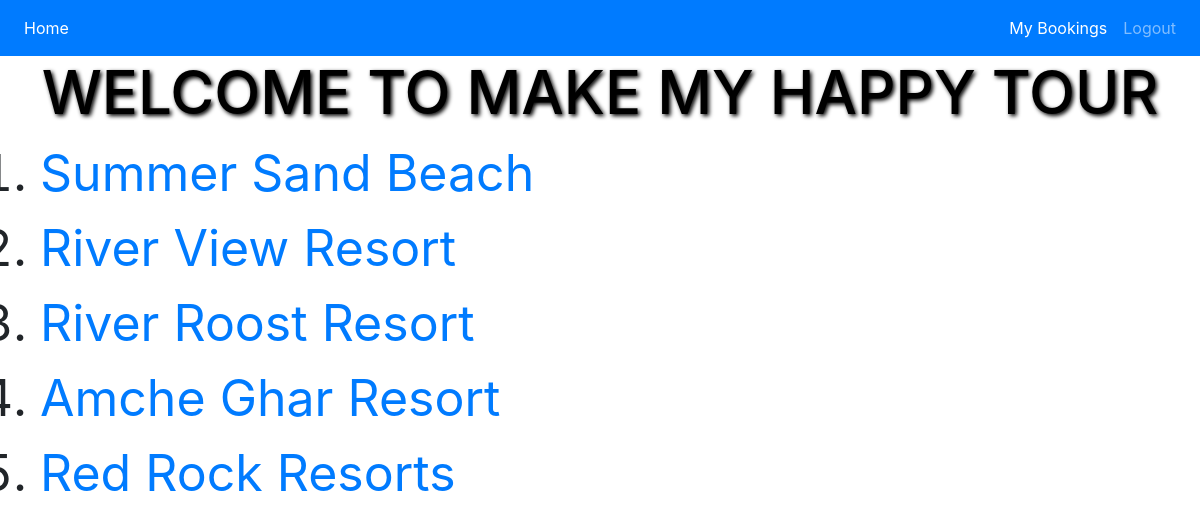
The page /mainapp/home (signed in) on the database its author committed.
### mainapp/models.py (models this page shows, shortened)
class Resorts(models.Model):
    name = models.CharField(max_length=30)
    base = models.IntegerField()
    adult = models.IntegerField()
    child = models.IntegerField()
    address = models.CharField(max_length=100)
    description = models.CharField(max_length=1200)
    rating = models.IntegerField()
    phone = models.CharField(max_length=20)
    picurl = models.CharField(max_length=100)

### mainapp/views.py (the view)
# urls.py: 2. Add a URL to urlpatterns:  path('', views.home, name='home')
@login_required
def home(req):
    context={
        'objects':Resorts.objects.all()
    }
    return render(req,'mainapp/Home.html',context)

### template/mainapp/Home.html (shortened to what this page needs)
<!DOCTYPE html>
{% load static %}
<html lang="en" dir="ltr">
  <head>
    <link rel="stylesheet" href="https://stackpath.bootstrapcdn.com/bootstrap/4.4.1/css/bootstrap.min.css">
    <link rel="stylesheet" href="{% static "css/Home.css" %}">
  </head>
  <body>
    <nav  class="navbar navbar-expand-lg navbar-dark bg-primary">
      <div class="collapse navbar-collapse" id="navbarText">
        <ul class="navbar-nav mr-auto">
          <li class="nav-item active">
            <a class="nav-link" href="{% url 'mainapp:home' %}">Home<span class="sr-only">(current)</span></a>
          </li>
        </ul>
        <ul class="navbar-nav ml-auto">
          <li class="nav-item active">
            <a class="nav-link" href="{% url 'mainapp:mybookings' %}">My Bookings </a>
          </li>
          <li class="nav-item">
            <a class="nav-link" href="{% url 'logout' %}">Logout</a>
          </li>
        </ul>
      </div>
    </nav>
    <h1>WELCOME TO MAKE MY HAPPY TOUR</h1>
    <ol>
    {% for obj in objects %}
      <li><a href="{% url 'mainapp:details' pk=obj.id %}">{{ obj.name }}</a></li>
    {% endfor %}
    </ol>
  </body>
</html>

### static/css/Home.css (style rules this page uses)
h1 { color:black; text-shadow: 2px 2px 4px #000000; text-align: center; font-size: 60px }
ol { font-size: 50px; background-color: transparent; }

### rows shown on the page
Resorts: name "Summer Sand Beach"
Resorts: name "River View Resort"
Resorts: name "River Roost Resort"
Resorts: name "Amche Ghar Resort"
Resorts: name "Red Rock Resorts"
